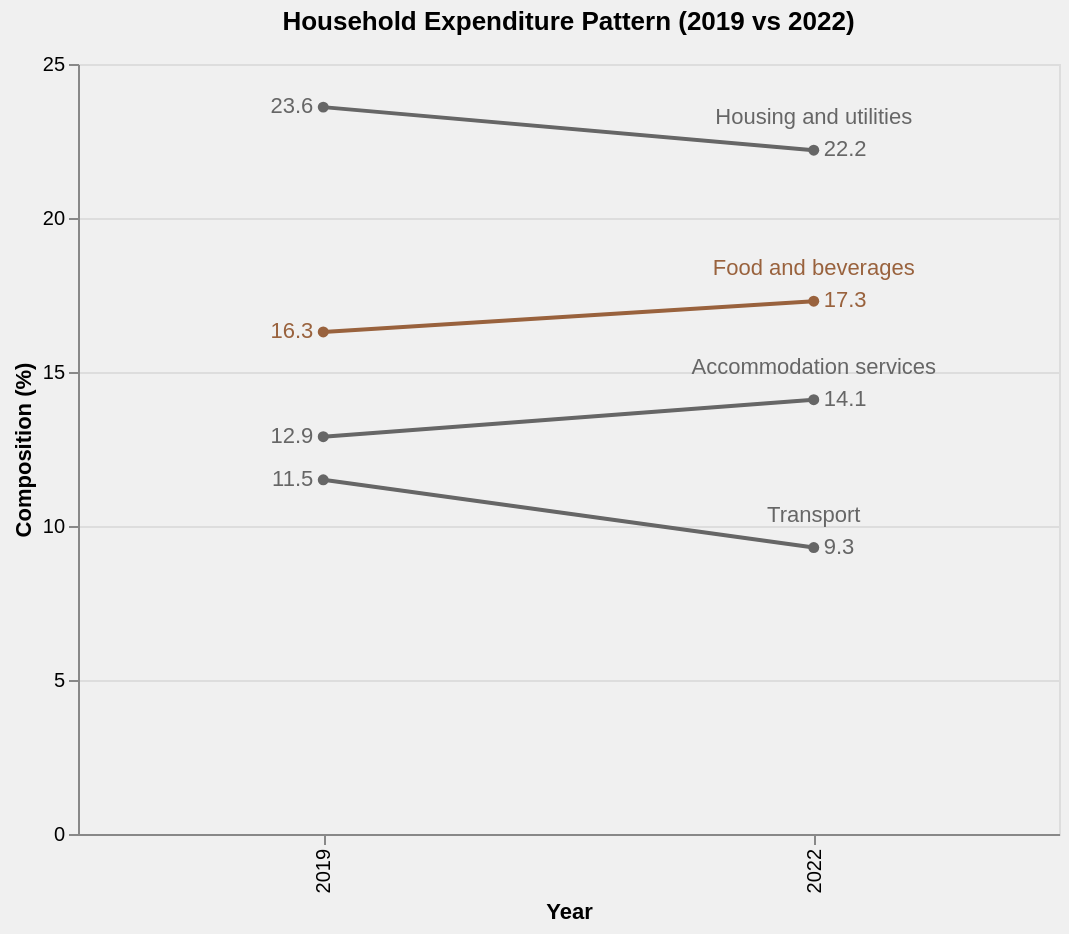

Vega-Lite specification for this chart:
### Vega-Lite specification from a JSON file in a GitHub repository (floating-point values rounded to 4 significant figures)
{"$schema": "https://vega.github.io/schema/vega-lite/v5.json", "background": "#f0f0f0", "title": {"text": "Household Expenditure Pattern (2019 vs 2022)", "anchor": "middle", "dy": -5}, "width": 490.5, "height": 385, "data": {"values": [{"Expenditure Group": "Housing and utilities", "Year": "2019", "Composition (%)": 23.6}, {"Expenditure Group": "Housing and utilities", "Year": "2022", "Composition (%)": 22.2}, {"Expenditure Group": "Food and beverages", "Year": "2019", "Composition (%)": 16.3}, {"Expenditure Group": "Food and beverages", "Year": "2022", "Composition (%)": 17.3}, {"Expenditure Group": "Accommodation services", "Year": "2019", "Composition (%)": 12.9}, {"Expenditure Group": "Accommodation services", "Year": "2022", "Composition (%)": 14.1}, {"Expenditure Group": "Transport", "Year": "2019", "Composition (%)": 11.5}, {"Expenditure Group": "Transport", "Year": "2022", "Composition (%)": 9.3}]}, "encoding": {"x": {"field": "Year", "type": "ordinal", "title": "Year"}, "y": {"field": "Composition (%)", "type": "quantitative", "scale": {"domain": [0, 25]}, "axis": {"title": "Composition (%)", "values": [0, 5, 10, 15, 20, 25]}}, "color": {"field": "Expenditure Group", "type": "nominal", "scale": {"domain": ["Food and beverages", "Housing and utilities", "Accommodation services", "Transport"], "range": ["#99623d", "#666666", "#666666", "#666666"]}, "legend": null}}, "layer": [{"mark": {"type": "line", "point": true, "strokeWidth": 2}, "encoding": {"strokeWidth": {"condition": {"test": "datum['Expenditure Group'] == 'Food and beverages'", "value": 3}, "value": 1.5}, "tooltip": [{"field": "Expenditure Group", "type": "nominal", "title": "Expenditure Group"}, {"field": "Year", "type": "ordinal", "title": "Year"}, {"field": "Composition (%)", "type": "quantitative", "title": "Composition (%)"}]}}, {"transform": [{"filter": "datum.Year == '2022'"}], "mark": {"type": "text", "align": "left", "dx": 5, "fontSize": 11}, "encoding": {"text": {"field": "Composition (%)", "type": "quantitative", "format": ".1f"}, "x": {"field": "Year"}, "y": {"field": "Composition (%)"}}}, {"transform": [{"filter": "datum.Year == '2019'"}], "mark": {"type": "text", "align": "right", "dx": -5, "fontSize": 11}, "encoding": {"text": {"field": "Composition (%)", "type": "quantitative", "format": ".1f"}, "x": {"field": "Year"}, "y": {"field": "Composition (%)"}}}, {"transform": [{"filter": "datum.Year == '2022'"}], "mark": {"type": "text", "align": "center", "baseline": "bottom", "dy": -11, "fontSize": 11}, "encoding": {"text": {"field": "Expenditure Group"}, "x": {"field": "Year"}, "y": {"field": "Composition (%)"}, "color": {"condition": {"test": "datum['Expenditure Group'] == 'Food and beverages'", "value": "#99623d"}, "value": "#666666"}}}]}
